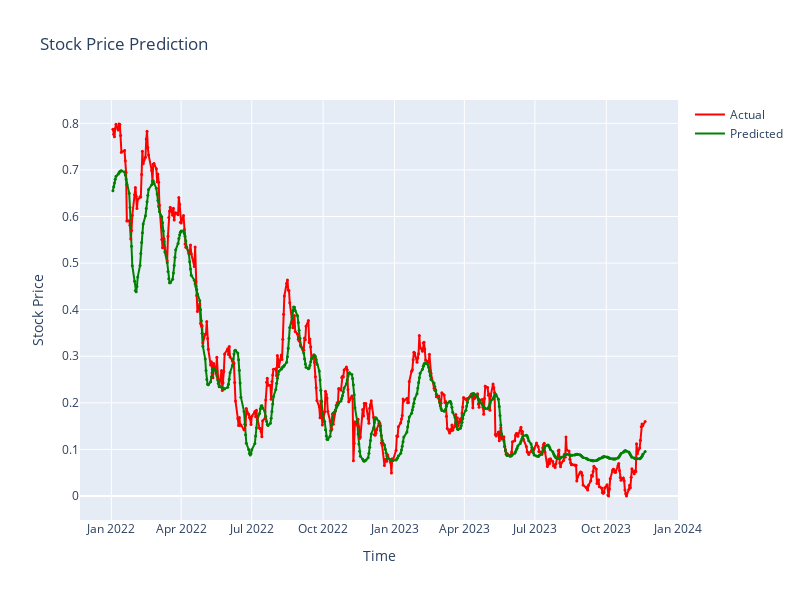

Source (notebook cell):
### Markdown cell above
## Visualization the results

### Code cell
import plotly.graph_objs as go

# Create a trace for actual values
trace_actual = go.Scatter(x=df_test['date'], y=y_test, mode='lines', name='Actual', line=dict(color='red'))

# Create a trace for predicted values
trace_pred = go.Scatter(x=df_test['date'], y=y_pred.flatten(), mode='lines', name='Predicted', line=dict(color='green'))

# Create a trace for markers with reduced size
trace_markers1 = go.Scatter(
    x=df_test['date'],
    y=y_test.flatten(),
    mode='markers',
    name='',
    showlegend=False,
    marker=dict(color='red', size=3),  # Adjust the size here
)

trace_markers2 = go.Scatter(
    x=df_test['date'],
    y=y_pred.flatten(),
    mode='markers',
    name='',
    showlegend=False,
    marker=dict(color='green', size=3),  # Adjust the size here
)

# Create the Plotly figure
fig = go.Figure(data=[trace_actual, trace_pred, trace_markers1, trace_markers2])

# Customize the layout
fig.update_layout(
    title='Stock Price Prediction',
    xaxis_title='Time',
    yaxis_title='Stock Price',
     width=800,
    height=600
)

# Show the Plotly figure
fig.show()

### Figure 1 — Plotly figure (JSON) as saved in the notebook; plotly's stock layout.template omitted (floating-point values rounded to 4 significant figures; data arrays with more than 128 entries replaced by an {"elided": "..."} marker saying what was removed)
{"data": [{"line": {"color": "red"}, "mode": "lines", "name": "Actual", "type": "scatter", "x": {"elided": "474 str values"}, "y": {"elided": "474 float values"}}, {"line": {"color": "green"}, "mode": "lines", "name": "Predicted", "type": "scatter", "x": {"elided": "474 str values"}, "y": {"elided": "474 float values"}}, {"marker": {"color": "red", "size": 3}, "mode": "markers", "name": "", "showlegend": false, "type": "scatter", "x": {"elided": "474 str values"}, "y": {"elided": "474 float values"}}, {"marker": {"color": "green", "size": 3}, "mode": "markers", "name": "", "showlegend": false, "type": "scatter", "x": {"elided": "474 str values"}, "y": {"elided": "474 float values"}}], "layout": {"height": 600, "title": {"text": "Stock Price Prediction"}, "width": 800, "xaxis": {"title": {"text": "Time"}}, "yaxis": {"title": {"text": "Stock Price"}}}}
